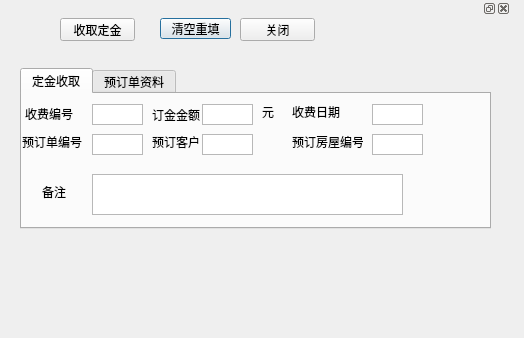
<?xml version="1.0" encoding="UTF-8"?>
<ui version="4.0">
 <class>earnestmoney</class>
 <widget class="QDialog" name="earnestmoney">
  <property name="geometry">
   <rect>
    <x>0</x>
    <y>0</y>
    <width>524</width>
    <height>338</height>
   </rect>
  </property>
  <property name="windowTitle">
   <string>定金收取</string>
  </property>
  <widget class="QDockWidget" name="dockWidget">
   <property name="geometry">
    <rect>
     <x>20</x>
     <y>-1</y>
     <width>491</width>
     <height>321</height>
    </rect>
   </property>
   <widget class="QWidget" name="dockWidgetContents">
    <widget class="QPushButton" name="btnclear">
     <property name="geometry">
      <rect>
       <x>140</x>
       <y>0</y>
       <width>71</width>
       <height>21</height>
      </rect>
     </property>
     <property name="text">
      <string>清空重填</string>
     </property>
    </widget>
    <widget class="QPushButton" name="btnReceiveMoney">
     <property name="geometry">
      <rect>
       <x>40</x>
       <y>0</y>
       <width>75</width>
       <height>23</height>
      </rect>
     </property>
     <property name="text">
      <string>收取定金</string>
     </property>
    </widget>
    <widget class="QPushButton" name="btnclose">
     <property name="geometry">
      <rect>
       <x>220</x>
       <y>0</y>
       <width>75</width>
       <height>23</height>
      </rect>
     </property>
     <property name="text">
      <string>关闭</string>
     </property>
    </widget>
    <widget class="QTabWidget" name="tabWidget">
     <property name="geometry">
      <rect>
       <x>0</x>
       <y>50</y>
       <width>471</width>
       <height>161</height>
      </rect>
     </property>
     <property name="currentIndex">
      <number>0</number>
     </property>
     <widget class="QWidget" name="tab">
      <attribute name="title">
       <string>定金收取</string>
      </attribute>
      <widget class="QListView" name="listView">
       <property name="geometry">
        <rect>
         <x>70</x>
         <y>10</y>
         <width>51</width>
         <height>21</height>
        </rect>
       </property>
      </widget>
      <widget class="QListView" name="listView_2">
       <property name="geometry">
        <rect>
         <x>350</x>
         <y>10</y>
         <width>51</width>
         <height>21</height>
        </rect>
       </property>
      </widget>
      <widget class="QListView" name="listView_3">
       <property name="geometry">
        <rect>
         <x>180</x>
         <y>10</y>
         <width>51</width>
         <height>21</height>
        </rect>
       </property>
      </widget>
      <widget class="QListView" name="listView_4">
       <property name="geometry">
        <rect>
         <x>70</x>
         <y>40</y>
         <width>51</width>
         <height>21</height>
        </rect>
       </property>
      </widget>
      <widget class="QListView" name="listView_5">
       <property name="geometry">
        <rect>
         <x>180</x>
         <y>40</y>
         <width>51</width>
         <height>21</height>
        </rect>
       </property>
      </widget>
      <widget class="QListView" name="listView_7">
       <property name="geometry">
        <rect>
         <x>70</x>
         <y>80</y>
         <width>311</width>
         <height>41</height>
        </rect>
       </property>
      </widget>
      <widget class="QLabel" name="label">
       <property name="geometry">
        <rect>
         <x>3</x>
         <y>10</y>
         <width>61</width>
         <height>20</height>
        </rect>
       </property>
       <property name="text">
        <string>收费编号</string>
       </property>
      </widget>
      <widget class="QLabel" name="label_2">
       <property name="geometry">
        <rect>
         <x>130</x>
         <y>10</y>
         <width>54</width>
         <height>21</height>
        </rect>
       </property>
       <property name="text">
        <string>订金金额</string>
       </property>
      </widget>
      <widget class="QLabel" name="label_3">
       <property name="geometry">
        <rect>
         <x>240</x>
         <y>10</y>
         <width>16</width>
         <height>16</height>
        </rect>
       </property>
       <property name="text">
        <string>元</string>
       </property>
      </widget>
      <widget class="QLabel" name="label_4">
       <property name="geometry">
        <rect>
         <x>270</x>
         <y>10</y>
         <width>54</width>
         <height>16</height>
        </rect>
       </property>
       <property name="text">
        <string>收费日期</string>
       </property>
      </widget>
      <widget class="QLabel" name="label_5">
       <property name="geometry">
        <rect>
         <x>0</x>
         <y>40</y>
         <width>61</width>
         <height>16</height>
        </rect>
       </property>
       <property name="text">
        <string>预订单编号</string>
       </property>
      </widget>
      <widget class="QLabel" name="label_6">
       <property name="geometry">
        <rect>
         <x>130</x>
         <y>40</y>
         <width>54</width>
         <height>16</height>
        </rect>
       </property>
       <property name="text">
        <string>预订客户</string>
       </property>
      </widget>
      <widget class="QLabel" name="label_7">
       <property name="geometry">
        <rect>
         <x>270</x>
         <y>40</y>
         <width>71</width>
         <height>16</height>
        </rect>
       </property>
       <property name="text">
        <string>预订房屋编号</string>
       </property>
      </widget>
      <widget class="QLabel" name="label_8">
       <property name="geometry">
        <rect>
         <x>20</x>
         <y>90</y>
         <width>31</width>
         <height>16</height>
        </rect>
       </property>
       <property name="text">
        <string>备注</string>
       </property>
      </widget>
      <widget class="QListView" name="listView_6">
       <property name="geometry">
        <rect>
         <x>350</x>
         <y>40</y>
         <width>51</width>
         <height>21</height>
        </rect>
       </property>
      </widget>
     </widget>
     <widget class="QWidget" name="tab_2">
      <attribute name="title">
       <string>预订单资料</string>
      </attribute>
      <widget class="QLabel" name="label_9">
       <property name="geometry">
        <rect>
         <x>10</x>
         <y>10</y>
         <width>61</width>
         <height>16</height>
        </rect>
       </property>
       <property name="text">
        <string>预订单编号</string>
       </property>
      </widget>
      <widget class="QListView" name="listView_8">
       <property name="geometry">
        <rect>
         <x>80</x>
         <y>10</y>
         <width>51</width>
         <height>21</height>
        </rect>
       </property>
      </widget>
      <widget class="QLabel" name="label_10">
       <property name="geometry">
        <rect>
         <x>10</x>
         <y>40</y>
         <width>61</width>
         <height>16</height>
        </rect>
       </property>
       <property name="text">
        <string>预订单时间</string>
       </property>
      </widget>
      <widget class="QListView" name="listView_9">
       <property name="geometry">
        <rect>
         <x>80</x>
         <y>40</y>
         <width>51</width>
         <height>21</height>
        </rect>
       </property>
      </widget>
      <widget class="QLabel" name="label_11">
       <property name="geometry">
        <rect>
         <x>150</x>
         <y>10</y>
         <width>71</width>
         <height>16</height>
        </rect>
       </property>
       <property name="text">
        <string>预订房屋编号</string>
       </property>
      </widget>
      <widget class="QListView" name="listView_10">
       <property name="geometry">
        <rect>
         <x>230</x>
         <y>10</y>
         <width>51</width>
         <height>21</height>
        </rect>
       </property>
      </widget>
      <widget class="QLabel" name="label_12">
       <property name="geometry">
        <rect>
         <x>150</x>
         <y>40</y>
         <width>54</width>
         <height>16</height>
        </rect>
       </property>
       <property name="text">
        <string>预订客户</string>
       </property>
      </widget>
      <widget class="QListView" name="listView_11">
       <property name="geometry">
        <rect>
         <x>230</x>
         <y>40</y>
         <width>51</width>
         <height>21</height>
        </rect>
       </property>
      </widget>
      <widget class="QLabel" name="label_13">
       <property name="geometry">
        <rect>
         <x>10</x>
         <y>90</y>
         <width>31</width>
         <height>16</height>
        </rect>
       </property>
       <property name="text">
        <string>备注</string>
       </property>
      </widget>
      <widget class="QListView" name="listView_12">
       <property name="geometry">
        <rect>
         <x>50</x>
         <y>80</y>
         <width>311</width>
         <height>41</height>
        </rect>
       </property>
      </widget>
     </widget>
    </widget>
   </widget>
  </widget>
 </widget>
 <resources/>
 <connections/>
</ui>
